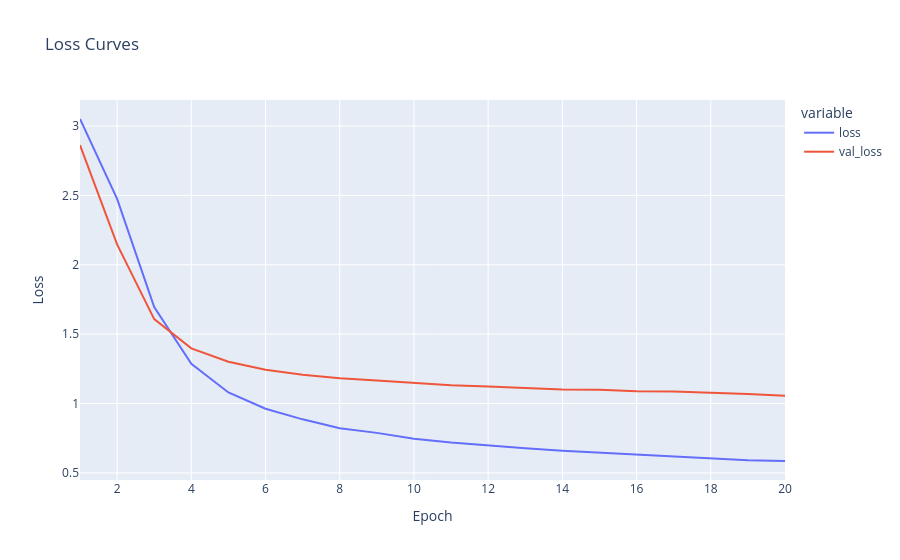
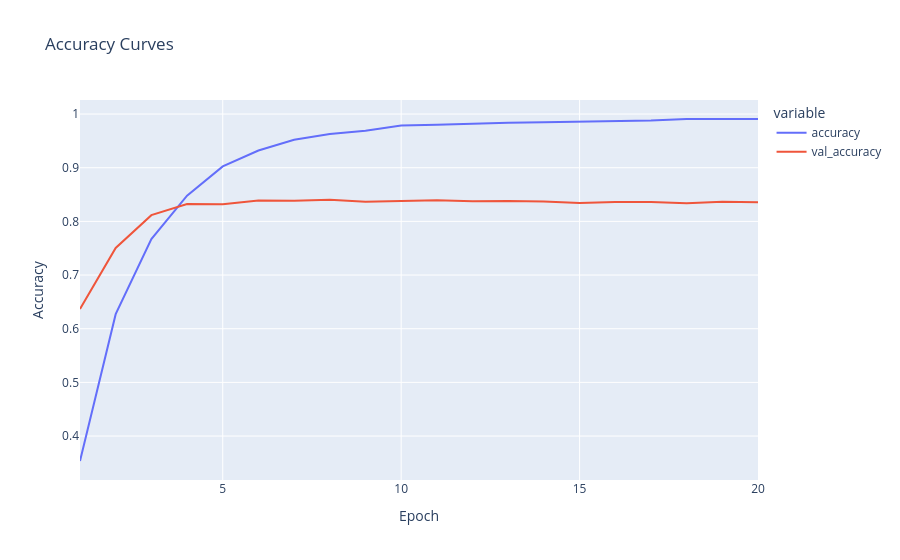

Source (notebook cell) for these figures, in order:
### Markdown cell above
### 5. Visualize learning curve

### Code cell
df = pd.DataFrame(history.history)
df["epoch"] = range(1, len(df)+1)

fig_loss = px.line(df, x="epoch", y=[c for c in df.columns if c in ["loss", "val_loss"]],
                   title="Loss Curves")
fig_loss.update_layout(xaxis_title="Epoch", yaxis_title="Loss")
fig_loss.show()

# Accuracy curves
fig_acc = px.line(df, x="epoch", y=[c for c in df.columns if c in ["accuracy", "val_accuracy"]],
                  title="Accuracy Curves")
fig_acc.update_layout(xaxis_title="Epoch", yaxis_title="Accuracy")
fig_acc.show()

### Figure 1 — Plotly figure (JSON) as saved in the notebook; plotly's stock layout.template omitted (floating-point values rounded to 4 significant figures)
{"data": [{"hovertemplate": "variable=loss<br>epoch=%{x}<br>value=%{y}<extra></extra>", "legendgroup": "loss", "line": {"color": "#636efa", "dash": "solid"}, "marker": {"symbol": "circle"}, "mode": "lines", "name": "loss", "orientation": "v", "showlegend": true, "type": "scatter", "x": [1, 2, 3, 4, 5, 6, 7, 8, 9, 10, 11, 12, 13, 14, 15, 16, 17, 18, 19, 20], "xaxis": "x", "y": [3.05, 2.475, 1.696, 1.287, 1.079, 0.9622, 0.886, 0.8224, 0.7885, 0.7468, 0.7188, 0.6975, 0.6774, 0.6604, 0.6471, 0.634, 0.6213, 0.6038, 0.5917, 0.5858], "yaxis": "y"}, {"hovertemplate": "variable=val_loss<br>epoch=%{x}<br>value=%{y}<extra></extra>", "legendgroup": "val_loss", "line": {"color": "#EF553B", "dash": "solid"}, "marker": {"symbol": "circle"}, "mode": "lines", "name": "val_loss", "orientation": "v", "showlegend": true, "type": "scatter", "x": [1, 2, 3, 4, 5, 6, 7, 8, 9, 10, 11, 12, 13, 14, 15, 16, 17, 18, 19, 20], "xaxis": "x", "y": [2.862, 2.146, 1.608, 1.398, 1.301, 1.243, 1.207, 1.182, 1.165, 1.146, 1.131, 1.123, 1.112, 1.101, 1.1, 1.089, 1.086, 1.079, 1.068, 1.055], "yaxis": "y"}], "layout": {"legend": {"title": {"text": "variable"}, "tracegroupgap": 0}, "title": {"text": "Loss Curves"}, "xaxis": {"anchor": "y", "domain": [0, 1], "title": {"text": "Epoch"}}, "yaxis": {"anchor": "x", "domain": [0, 1], "title": {"text": "Loss"}}}}

### Figure 2 — Plotly figure (JSON) as saved in the notebook; plotly's stock layout.template omitted (floating-point values rounded to 4 significant figures)
{"data": [{"hovertemplate": "variable=accuracy<br>epoch=%{x}<br>value=%{y}<extra></extra>", "legendgroup": "accuracy", "line": {"color": "#636efa", "dash": "solid"}, "marker": {"symbol": "circle"}, "mode": "lines", "name": "accuracy", "orientation": "v", "showlegend": true, "type": "scatter", "x": [1, 2, 3, 4, 5, 6, 7, 8, 9, 10, 11, 12, 13, 14, 15, 16, 17, 18, 19, 20], "xaxis": "x", "y": [0.3535, 0.6271, 0.7671, 0.8481, 0.9025, 0.9321, 0.952, 0.9631, 0.9689, 0.9789, 0.9801, 0.9821, 0.9839, 0.9847, 0.9858, 0.9864, 0.9881, 0.9907, 0.9907, 0.9908], "yaxis": "y"}, {"hovertemplate": "variable=val_accuracy<br>epoch=%{x}<br>value=%{y}<extra></extra>", "legendgroup": "val_accuracy", "line": {"color": "#EF553B", "dash": "solid"}, "marker": {"symbol": "circle"}, "mode": "lines", "name": "val_accuracy", "orientation": "v", "showlegend": true, "type": "scatter", "x": [1, 2, 3, 4, 5, 6, 7, 8, 9, 10, 11, 12, 13, 14, 15, 16, 17, 18, 19, 20], "xaxis": "x", "y": [0.6366, 0.7505, 0.8116, 0.8324, 0.8322, 0.8391, 0.8383, 0.8403, 0.8366, 0.8379, 0.8396, 0.8376, 0.8382, 0.8372, 0.8343, 0.836, 0.8362, 0.8339, 0.8368, 0.8355], "yaxis": "y"}], "layout": {"legend": {"title": {"text": "variable"}, "tracegroupgap": 0}, "title": {"text": "Accuracy Curves"}, "xaxis": {"anchor": "y", "domain": [0, 1], "title": {"text": "Epoch"}}, "yaxis": {"anchor": "x", "domain": [0, 1], "title": {"text": "Accuracy"}}}}
